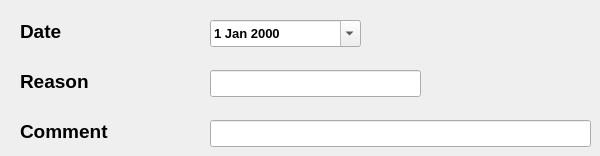
    <widget class="QWidget" name="tabEyes">
     <attribute name="title">
      <string>Eyes</string>
     </attribute>
     <widget class="QLabel" name="lblEyesDate">
      <property name="geometry">
       <rect>
        <x>20</x>
        <y>20</y>
        <width>61</width>
        <height>23</height>
       </rect>
      </property>
      <property name="font">
       <font>
        <pointsize>14</pointsize>
        <bold>true</bold>
       </font>
      </property>
      <property name="text">
       <string>Date</string>
      </property>
     </widget>
     <widget class="QLabel" name="lblEyesReason">
      <property name="geometry">
       <rect>
        <x>20</x>
        <y>70</y>
        <width>71</width>
        <height>23</height>
       </rect>
      </property>
      <property name="font">
       <font>
        <pointsize>14</pointsize>
        <bold>true</bold>
       </font>
      </property>
      <property name="text">
       <string>Reason</string>
      </property>
     </widget>
     <widget class="QLineEdit" name="txtEyesReason">
      <property name="geometry">
       <rect>
        <x>210</x>
        <y>70</y>
        <width>211</width>
        <height>27</height>
       </rect>
      </property>
      <property name="font">
       <font>
        <pointsize>12</pointsize>
        <bold>true</bold>
       </font>
      </property>
     </widget>
     <widget class="QLabel" name="lblEyesComment">
      <property name="geometry">
       <rect>
        <x>20</x>
        <y>120</y>
        <width>91</width>
        <height>23</height>
       </rect>
      </property>
      <property name="font">
       <font>
        <pointsize>14</pointsize>
        <bold>true</bold>
       </font>
      </property>
      <property name="text">
       <string>Comment</string>
      </property>
     </widget>
     <widget class="QLineEdit" name="txtEyesComment">
      <property name="geometry">
       <rect>
        <x>210</x>
        <y>120</y>
        <width>381</width>
        <height>27</height>
       </rect>
      </property>
      <property name="font">
       <font>
        <pointsize>12</pointsize>
        <bold>true</bold>
       </font>
      </property>
     </widget>
     <widget class="QDateEdit" name="eyesDateEdit">
      <property name="geometry">
       <rect>
        <x>210</x>
        <y>20</y>
        <width>151</width>
        <height>27</height>
       </rect>
      </property>
      <property name="font">
       <font>
        <pointsize>10</pointsize>
        <bold>true</bold>
       </font>
      </property>
      <property name="buttonSymbols">
       <enum>QAbstractSpinBox::NoButtons</enum>
      </property>
      <property name="calendarPopup">
       <bool>true</bool>
      </property>
     </widget>
    </widget>
